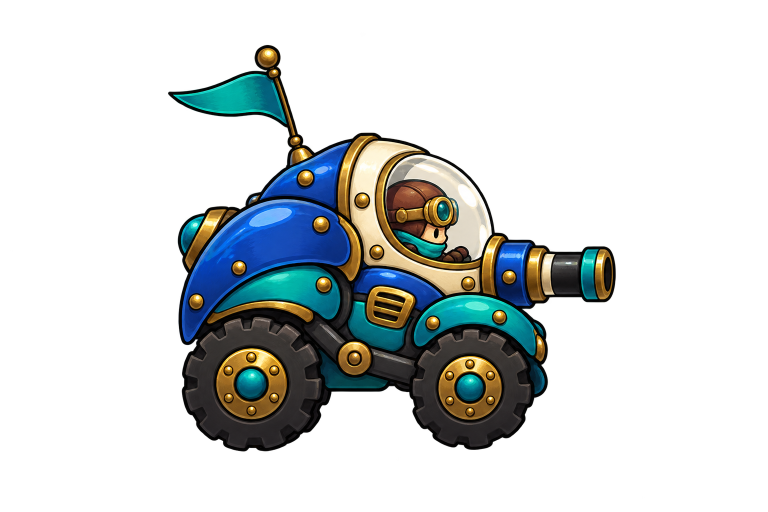
#> input picture assets/art/scarab.png, 1536 x 1024 px (shown at 1/2 size)
$ python upscale_conservative.py ../../../assets/art/scarab.png out.png
#> lines starting #> are read from the running program, lines starting #| are printed output that depends on the picture
"""Conservative per-frame BICUBIC enlargement, with native alpha coverage preserved."""
import argparse
from pathlib import Path
import struct
import sys

from PIL import Image, PngImagePlugin


def positive(value):
    result = int(value)
    if result < 1:
        raise argparse.ArgumentTypeError("must be a positive integer")
    return result


def upscale(source_path, destination_path, scale=4, columns=1, rows=1):
#> called with scale = 4, columns = 1, rows = 1
    if min(scale, columns, rows) < 1:
        raise ValueError("scale, columns and rows must be positive")
    if source_path.resolve() == destination_path.resolve():
        raise ValueError("source and destination must differ")
    if destination_path.exists():
        raise FileExistsError("destination already exists; choose a new filename")
    if destination_path.suffix.lower() != ".png":
        raise ValueError("destination must be a PNG")
    with Image.open(source_path) as source:
#> source is the input picture: PIL image 1536x1024 RGBA; mean R, G, B, A 22.4, 28.4, 27.6, 62.7
        if source.format != "PNG" or getattr(source, "n_frames", 1) != 1:
            raise ValueError("use a single static PNG; packed sprite sheets are supported")
        if source.width % columns or source.height % rows:
            raise ValueError("source dimensions must be divisible by the measured grid")
        native = source.convert("RGBA")
        width, height = source.width // columns, source.height // rows
#> width = 1536; height = 1024
        result = Image.new("RGBA", (source.width * scale, source.height * scale))
#> result: PIL image 6144x4096 RGBA; every value is 0
        for row in range(rows):
            for column in range(columns):
                frame = native.crop((column * width, row * height, (column + 1) * width, (row + 1) * height))
                size = (width * scale, height * scale)
                # Pillow resamples RGBA in premultiplied space; invisible RGB cannot bleed.
                enlarged = frame.resize(size, Image.Resampling.BICUBIC)
                enlarged.putalpha(frame.getchannel("A").resize(size, Image.Resampling.NEAREST))
                # Paste without a mask: retain partial alpha values exactly once.
                result.paste(enlarged, (column * size[0], row * size[1]))
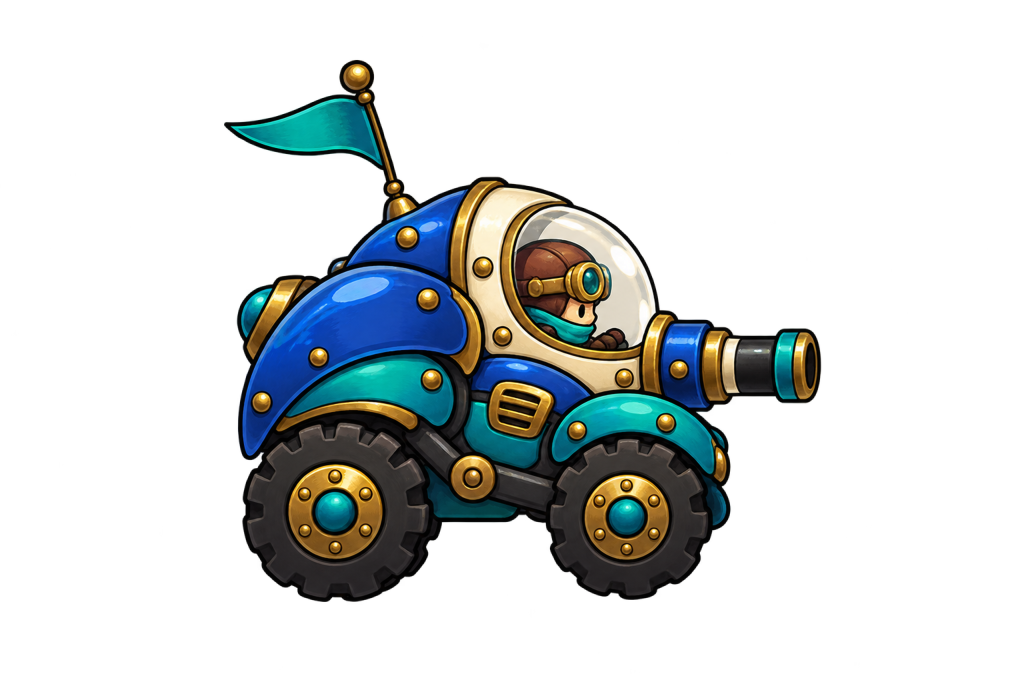
#> enlarged: PIL image 6144x4096 RGBA (shown at 1/6 size); mean R, G, B, A 17.2, 21.5, 21.5, 62.7; transparent parts drawn white
        metadata = PngImagePlugin.PngInfo()
        if "gamma" in source.info:
            metadata.add(b"gAMA", struct.pack(">I", round(source.info["gamma"] * 100000)))
        if "srgb" in source.info:
            metadata.add(b"sRGB", bytes([source.info["srgb"]]))
        if "chromaticity" in source.info:
            metadata.add(b"cHRM", struct.pack(">8I", *(round(v * 100000) for v in source.info["chromaticity"])))
        with destination_path.open("xb") as stream:
            result.save(stream, format="PNG", pnginfo=metadata, icc_profile=source.info.get("icc_profile"))
        return result.size


def main():
    parser = argparse.ArgumentParser(description=__doc__)
    parser.add_argument("source", type=Path)
    parser.add_argument("destination", type=Path)
    parser.add_argument("--scale", type=positive, default=4)
    parser.add_argument("--columns", type=positive, default=1)
    parser.add_argument("--rows", type=positive, default=1)
    args = parser.parse_args()
    try:
        size = upscale(args.source, args.destination, args.scale, args.columns, args.rows)
#> size = (6144, 4096)
    except (OSError, ValueError) as error:
        print(str(error), file=sys.stderr)
        return 1
    print(f"{args.destination.resolve()}: {size[0]}x{size[1]}, BICUBIC per frame, original alpha")
#| skills/gunbound-classic-hd/scripts/out.png: 6144x4096, BICUBIC per frame, original alpha
    return 0


if __name__ == "__main__":
    raise SystemExit(main())
#> (the program exits here)
